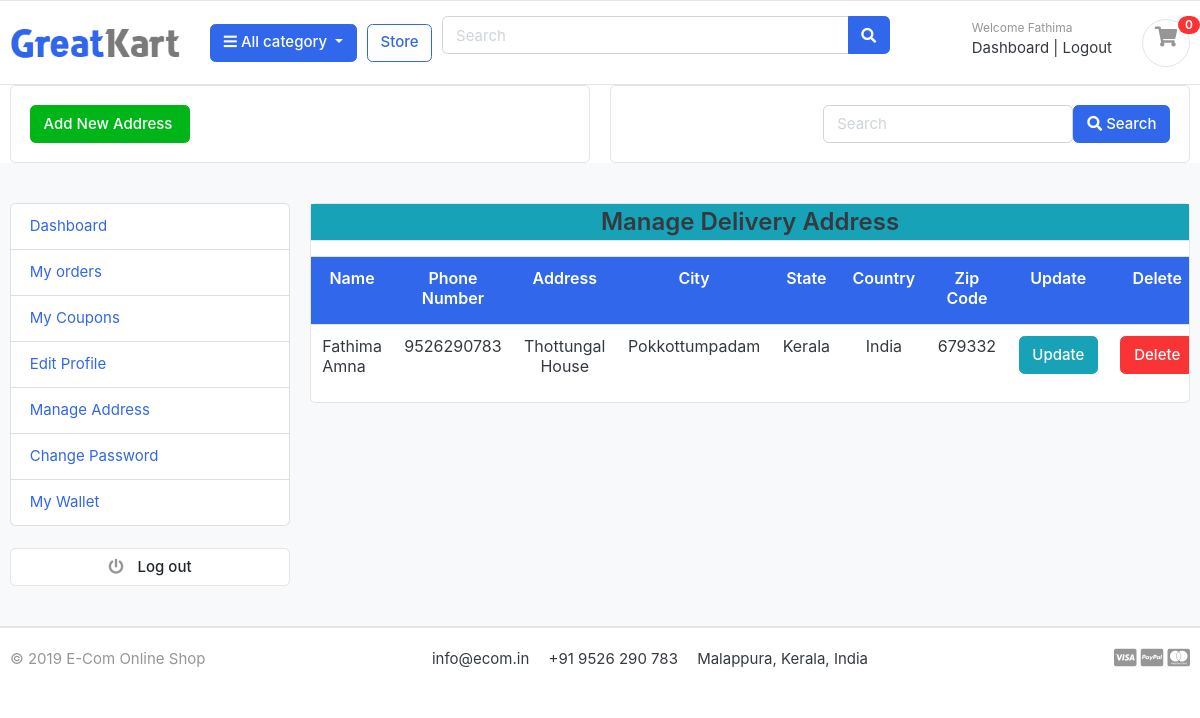
Screenshot of /accounts/address_list/ (signed in) with the database file from the repository.
### accounts/models.py (models this page shows, shortened)
class Account(AbstractBaseUser):
    first_name = models.CharField(max_length=50)
    last_name = models.CharField(max_length=50)
    username = models.CharField(max_length=50, unique=True)
    email = models.EmailField(max_length=100, unique=True)
    phone_number = models.CharField(max_length=12, unique=True, default='')
    wallet = models.FloatField(null=True, default=0.0)
    date_joined = models.DateTimeField(auto_now_add=True)
    last_login = models.DateTimeField(auto_now_add=True)
    is_admin = models.BooleanField(default=False)
    is_staff = models.BooleanField(default=False)
    is_active = models.BooleanField(default=True)
    is_superadmin = models.BooleanField(default=False)
    USERNAME_FIELD = 'email'
    REQUIRED_FIELDS = ['username', 'first_name', 'last_name']
    objects = MyAccountManager()
    class Meta:
        verbose_name = 'account'
        verbose_name_plural = 'accounts'

class Address(models.Model):
    user = models.ForeignKey(Account, on_delete=models.CASCADE)
    full_name = models.CharField(max_length=20, default='')
    phone_number = models.CharField(max_length=15)
    address_line_1 = models.CharField(max_length=100)
    address_line_2 = models.CharField(blank=True, max_length=100)
    city = models.CharField(max_length=20)
    state = models.CharField(max_length=20)
    country = models.CharField(max_length=20)
    zipcode = models.CharField(max_length=6)

### accounts/views.py (the view)
# urls.py: path('address_list/', views.address_list, name='address_list'),
@cache_control(no_cache=True, must_revalidate=True, no_store=True)
@login_required(login_url='login_user')
def address_list(request):
    address = Address.objects.filter(user=request.user)
    context = {
        'address' : address
    }
    return render(request, 'accounts/address-list.html', context)

### carts/context_processors.py (called while the page is built)
def counter(request):
    cart_count = 0
    if 'admin' in request.path:
        return {}
    else:
        try:
            cart = Cart.objects.filter(cart_id = _cart_id(request))
            if request.user.is_authenticated:
                cart_items = CartItem.objects.all().filter(user=request.user)
            else:
                cart_items = CartItem.objects.all().filter(cart=cart[:1])
            for cart_item in cart_items:
                cart_count += cart_item.quantity
        except Cart.DoesNotExist:
            cart_count = 0
    return dict(cart_count=cart_count)

### carts/views.py (called while the page is built)
def _cart_id(request):
    cart = request.session.session_key
    if not cart:
        cart = request.session.create()
    return cart

### category/context_processors.py (called while the page is built)
def menu_links(request):
    links = Category.objects.all()
    return dict(links=links)

### category/models.py (called while the page is built)
    def get_url(self):
        return reverse('products_by_category', args=[self.slug])

### templates/accounts/address-list.html (shortened to what this page needs)
{% extends 'base.html' %}
{% load static %}
{% block content %}
<div class="container">
    <div class="row">
        <div class="col-lg-6">
            <div class="card">
                <div class="card-body">
                    <a href="{% url 'add_address' %}" class="btn btn-success"> Add New Address </a>
                </div>
            </div>
        </div>
        <div class="col-lg-6">
            <div class="search-element">
                <div class="card">
                    <div class="card-body">
                        <form method="get">
                            <button class="btn  btn-primary" type="submit" style="float:right"><i
                                    class="fas fa-search"></i> Search
                            </button>
                            <input class="form-control" type="search" placeholder="Search" aria-label="Search"
                                   data-width="250" style="width: 250px;float:right" name="filter" value="{{ filter }}">
                        </form>
                    </div>
                </div>
            </div>
        </div>
    </div>
</div>
<section class="section-conten padding-y bg">
    <div class="container">
        <div class="row">
            {% include 'includes/dashboard-sidebar.html' %}
            <main class="col-md-9">
                <article class="card">
                    <div class="table-responsive">
                        <div class="table-heading text-center font-weight-bold border-bottom mb-3 bg-info"
                             style="font-size: 24px; line-height: 1.5;">Manage Delivery Address
                        </div>
                        <table class="table table-hover">
                            <thead>
                            <tr>
                                <td class="table-heading text-center font-weight-bold bg-primary text-white border-bottom mb-3">
                                    <label>Name</label>
                                </td>
                                <td class="table-heading text-center font-weight-bold bg-primary text-white border-bottom mb-3">
                                    <label>Phone Number</label>
                                </td>
                                <td class="table-heading text-center font-weight-bold bg-primary text-white border-bottom mb-3">
                                    <label>Address</label>
                                </td>
                                <td class="table-heading text-center font-weight-bold bg-primary text-white border-bottom mb-3">
                                    <label>City</label>
                                </td>
                                <td class="table-heading text-center font-weight-bold bg-primary text-white border-bottom mb-3">
                                    <label>State</label>
                                </td>
                                <td class="table-heading text-center font-weight-bold bg-primary text-white border-bottom mb-3">
                                    <label>Country</label>
                                </td>
                                <td class="table-heading text-center font-weight-bold bg-primary text-white border-bottom mb-3">
                                    <label>Zip Code</label>
                                </td>
                                <td class="table-heading text-center font-weight-bold bg-primary text-white border-bottom mb-3">
                                    <label>Update</label>
                                </td>
                                <td class="table-heading text-center font-weight-bold bg-primary text-white border-bottom mb-3">
                                    <label>Delete</label>
                                </td>
                            </tr>
                            </thead>
                            {% for item in address %}
                            <tr>
                                <td>
                                    <p class="title mb-0"> {{ item.full_name }} </p>
                                </td>
                                <td class="text-center">
                                    <p class="title mb-0"> {{ item.phone_number }} </p>
                                </td>
                                <td class="text-center">
                                    <p class="title mb-0"> {{ item.address_line_1 }} </p>
                                </td>
                                <td class="text-center">
                                    <p class="title mb-0"> {{ item.city }} </p>
                                </td>
                                <td class="text-center">
                                    <p class="title mb-0"> {{ item.state }} </p>
                                </td>
                                <td class="text-center">
                                    <p class="title mb-0"> {{ item.country }} </p>
                                </td>
                                <td class="text-center">
                                    <p class="title mb-0"> {{ item.zipcode }} </p>
                                </td>
                                <td class="text-center">
                                    <a href="" class="btn btn-info"> Update </a>
                                </td>
                                <td class="text-center">
                                    <a href="" class="btn btn-danger"
                                       onclick="return confirm('Are you sure you want to delete this Address?')">
                                        Delete </a>
                                </td>
                            </tr>
                            {% endfor %}
                        </table>
                    </div>
                </article>
            </main>
        </div>
    </div>
</section>
{% endblock %}

### templates/includes/navbar.html (shortened to what this page needs)
{% load static %}
<header class="section-header">
    <section class="header-main border-bottom">
        <div class="container">
            <div class="row align-items-center">
                <div class="col-lg-2 col-md-3 col-6">
                    <a href="{% url 'home' %}" class="brand-wrap">
                        <img class="logo" src="{% static './images/logo.png' %}">
                    </a>
                </div>
                <div class="col-lg col-sm col-md col-6 flex-grow-0">
                    <div class="category-wrap dropdown d-inline-block float-right">
                        <button type="button" class="btn btn-primary dropdown-toggle" data-toggle="dropdown">
                            <i class="fa fa-bars"></i> All category
                        </button>
                    </div>
                </div>
                <a href="{% url 'store' %}" class="btn btn-outline-primary">Store</a>
                <div class="col-lg  col-md-6 col-sm-12 col">
                    <form action="{% url 'search' %}" class="search" method="GET">
                        <div class="input-group w-100">
                            <input type="text" class="form-control" style="width:60%;" placeholder="Search" name="keyword">
                            <div class="input-group-append">
                                <button class="btn btn-primary" type="submit">
                                    <i class="fa fa-search"></i>
                                </button>
                            </div>
                        </div>
                    </form>
                </div>
                <div class="col-lg-3 col-sm-6 col-8 order-2 order-lg-3">
                    <div class="d-flex justify-content-end mb-3 mb-lg-0">
                        {% if user.id %}
                        <div class="widget-header">
                            <small class="title text-muted">Welcome {{ user.first_name }} </small>
                            <div>
                                <a href="{% url 'dashboard' %}">Dashboard</a> <span class="dark-transp"> | </span>
                                <a href="{% url 'logout_user' %}">Logout</a>
                            </div>
                        </div>
                        {% endif %}
                        <a href="{% url 'cart' %}" class="widget-header pl-3 ml-3">
                            <div class="icon icon-sm rounded-circle border"><i class="fa fa-shopping-cart pt-2"></i>
                            </div>
                            <span class="badge badge-pill badge-danger notify">{{ cart_count }}</span>
                        </a>
                    </div>
                </div>
            </div>
        </div>
    </section>
</header>

### static/css/ui.css (style rules this page uses)
html { font-family: "Inter", sans-serif; font-size: 15px; }
.icon-xs, .icon-sm, .icon-md, .icon-lg { display: inline-block; text-align: center; flex-shrink: 0; flex-grow: 0; }
.icon-sm { width: 48px; height: 48px; line-height: 48px !important; font-size: 20px; }
.padding-y { padding-top: 40px; padding-bottom: 40px; }
article:after, .form-group:after { display: block; clear: both; content: ""; }
.bg { background-color: #f8f9fa; }
p:last-child { margin-bottom: 0; }
.header-main { position: relative; padding-top: 1rem; padding-bottom: 1rem; }
.brand-wrap .logo, .navbar-brand .logo { margin-right: 7px; max-height: 42px; display: inline-block; }
.widget-header { display: inline-block; vertical-align: middle; position: relative; }
.widget-header a { color: #343a40; }
.widget-header i { color: #969696; }
.widget-header .title { display: block; }
.widget-header .notify { position: absolute; top: -3px; right: -10px; }
.notify { position: absolute; top: -4px; right: -10px; display: inline-block; padding: 0.25em 0.6em; font-size: 12px; line-height: 1; text-align: center; border-radius: 3rem; color: #fff; background-color: #fa3434; }

### rows the page displays
Account: first_name "Fathima"
Address: full_name "Fathima Amna", phone_number "9526290783", address_line_1 "Thottungal House", city "Pokkottumpadam", state "Kerala", country "India", zipcode "679332"

### other values shown
{{ cart_count }} "0"
